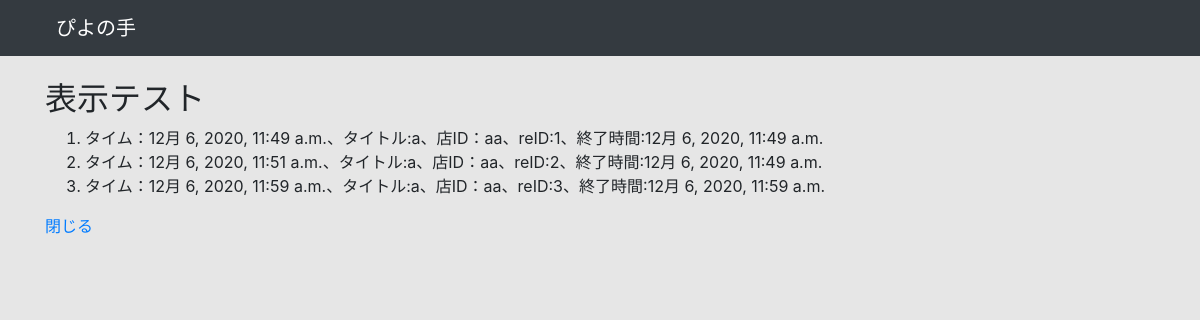
The page /hyouzi/ on the database its author committed.
### cms/models.py (models this page shows, shortened)
class Recruit(models.Model):
    recruit_ID = models.AutoField('募集ID',primary_key=True)
    shop_ID = models.CharField('店舗名',max_length=40)
    recruit_title = models.CharField('募集タイトル',max_length=500,default='NOT TITLE')
    post_time = models.DateTimeField('投稿時刻',auto_now=True)
    finish_time = models.DateTimeField('募集締め切り時刻')
    person_type = models.ManyToManyField(PType, blank=True)
    person_number = models.PositiveIntegerField('人数', blank=True, default=1)
    work_start_time = models.DateTimeField('開始時刻')
    work_last_time = models.DateTimeField('終了時刻')
    comment = models.CharField('コメント',max_length=1000)
    finish_flag = models.BooleanField('マッチング前後', default=0)
    password = models.CharField('パスワード',max_length=40)

### cms/views3.py (the view)
# urls.py: path('hyouzi/', views3.ModelList.as_view(), name='book'),
class ModelList(ListView):
    template_name = 'cms/hyouzi.html' #
    model = Recruit

### cms/templates/cms/hyouzi.html
{% extends "./base.html" %}
{% block main %}
<h2>表示テスト</h2>
<ol>
    {% for book in object_list %}
    <li>タイム：{{ book.post_time}}、タイトル:{{ book.recruit_title }}、店ID：{{ book.shop_ID }}、reID:{{ book.recruit_ID }}、終了時間:{{ book.finish_time }}</li>
    {% endfor %}
</ol>
<div>
    <a href="../">閉じる</a>
</div>
{% endblock%}

### rows shown on the page
Recruit: post_time "12月 6, 2020, 11:49 a.m.", recruit_title "a", shop_ID "aa", recruit_ID "1", finish_time "12月 6, 2020, 11:49 a.m."
Recruit: post_time "12月 6, 2020, 11:51 a.m.", recruit_title "a", shop_ID "aa", recruit_ID "2", finish_time "12月 6, 2020, 11:49 a.m."
Recruit: post_time "12月 6, 2020, 11:59 a.m.", recruit_title "a", shop_ID "aa", recruit_ID "3", finish_time "12月 6, 2020, 11:59 a.m."
